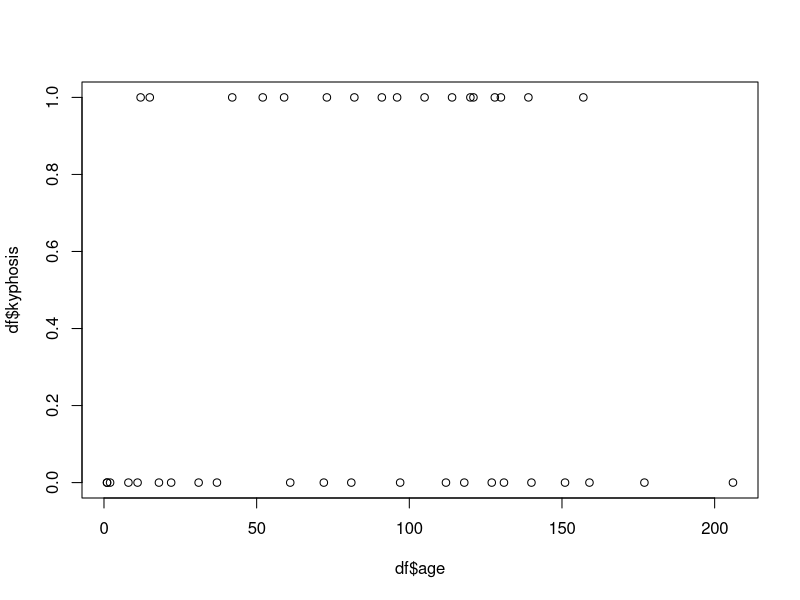
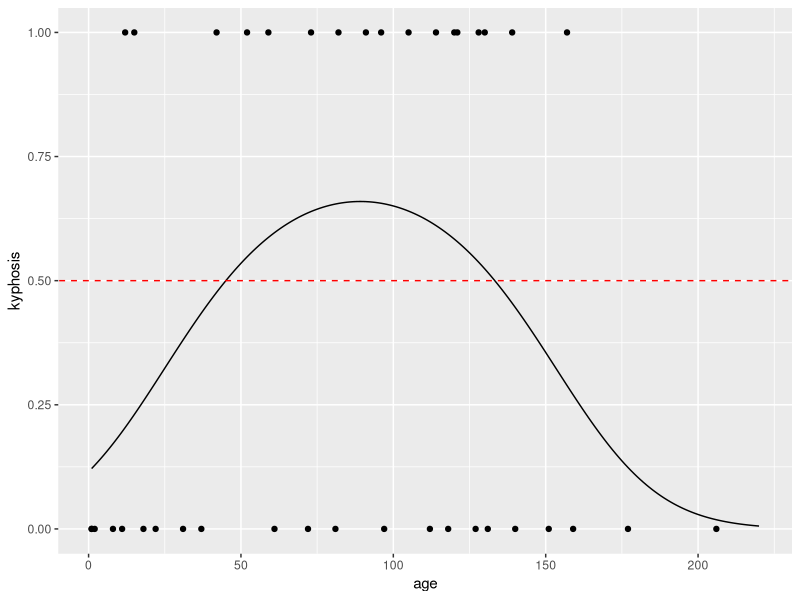
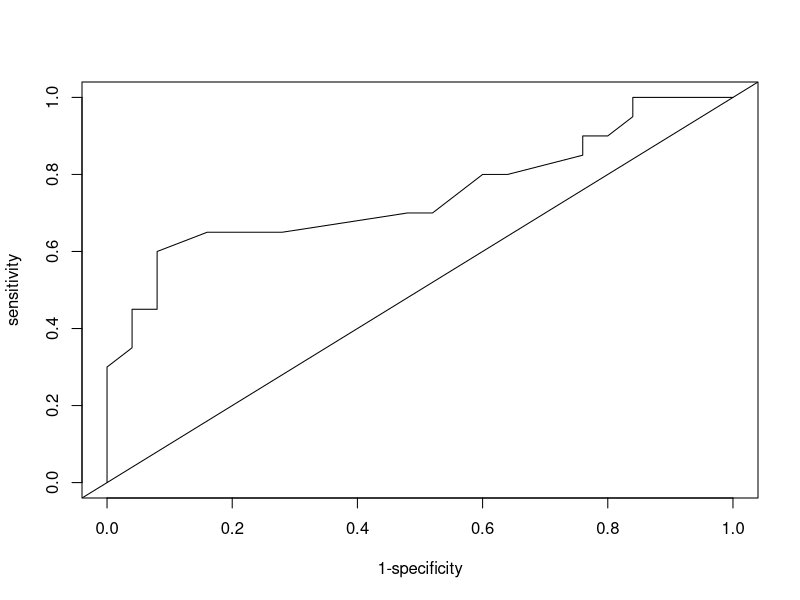
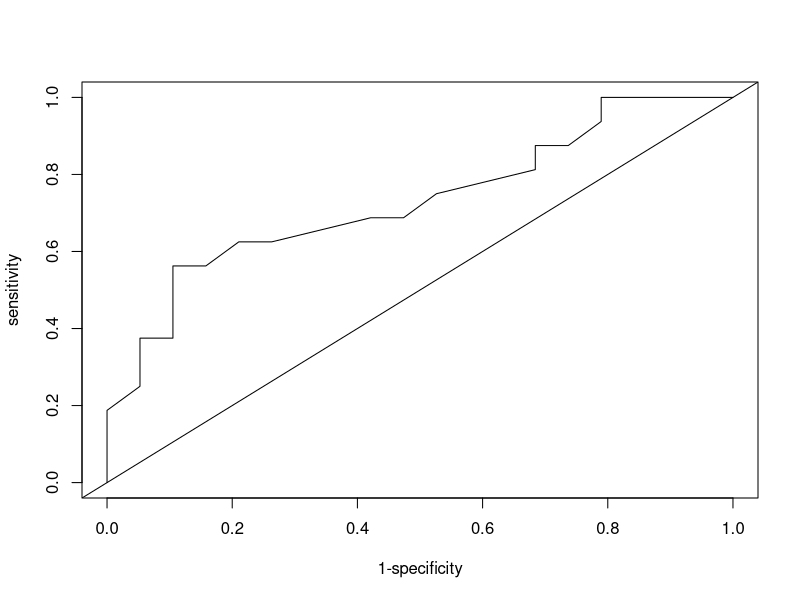
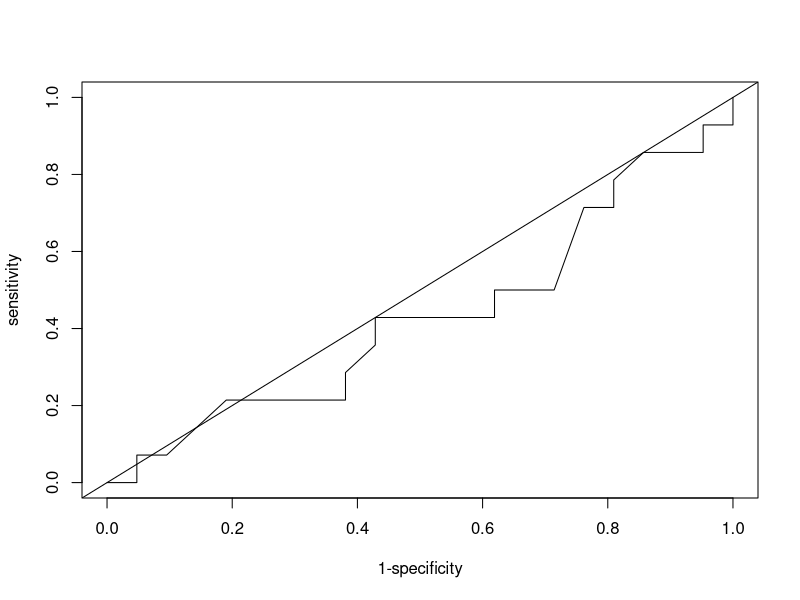

The R script that drew these images, in order:
## ---- chunk 1
setwd("~/Dropbox/spring2016/discretDataAnalysis/hw_solutions/hw7")
set.seed(1234)
## ---- chunk 2
kyphosis <- array(data= c(rep(1,17), rep(0,22)))
age <- array(data=c(12, 15, 42, 52, 59, 73, 82, 91, 96, 105, 114,
                    120, 121, 128, 130, 139, 157,
                    1, 1, 2, 8, 11, 18, 22, 31, 37, 61, 72,
                    81, 97, 112, 118, 127, 131, 140, 151, 159, 177, 206))

df <- data.frame(age, kyphosis)

result <- glm(kyphosis ~ age, data=df, family = binomial(link= "logit"))
summary(result)
## ---- chunk 3

#plot(result$linear.predictors,residuals(result, type="pearson"))
plot(df$age, df$kyphosis)
## ---- chunk 4
overdispersion <- sum(residuals(result, type = 'pearson') ^ 2) / (dim(df)[1] - 1 )
overdispersion
summary(result, dispersion = overdispersion, correlation = TRUE, symbolic.cor = TRUE)
#library(dispmod)
#glm.binomial.disp(result, maxit = 1000)
## ---- chunk 5
result <- glm(kyphosis ~ age + I(age^2), data=df, family = binomial(link="logit"))
summary(result)
## ---- chunk 6

x <- data.frame(age=1:220, age_sq=(1:220)^2)
x["pred"] <- predict(result, x , type='response')
x['y_hat'] <- (exp(result$coefficients[1] + result$coefficients[2]*x$age + result$coefficients[3]*x$age_sq)) / 
    (1 + exp(result$coefficients[1] + result$coefficients[2]*x$age + result$coefficients[3]*x$age_sq))

library(ggplot2)

p <- ggplot(data=df, aes(x=age, y=kyphosis))+ geom_point() + geom_line(data=x,aes(x=x$age, y=x$y_hat))+ geom_abline(intercept = 0.5, slope = 0, linetype=2, color='red')

print(p)
## ---- chunk 7
roc.plot <- function (sd, sdc, newplot = TRUE, ...) 
{
    sall <- sort(c(sd, sdc))
    sens <- 0
    specc <- 0
    for (i in length(sall):1) {
        sens <- c(sens, mean(sd >= sall[i], na.rm = T))
        specc <- c(specc, mean(sdc >= sall[i], na.rm = T))
    }
    if (newplot) {
        plot(specc, sens, xlim = c(0, 1), ylim = c(0, 1), type = "l", 
            xlab = "1-specificity", ylab = "sensitivity", ...)
        abline(0, 1)
    }
    else lines(specc, sens, ...)
    npoints <- length(sens)
    area <- sum(0.5 * (sens[-1] + sens[-npoints]) * (specc[-1] - 
        specc[-npoints]))
    lift <- (sens - specc)[-1]
    cutoff <- sall[lift == max(lift)][1]
    sensopt <- sens[-1][lift == max(lift)][1]
    specopt <- 1 - specc[-1][lift == max(lift)][1]
    list(area = area, cutoff = cutoff, sensopt = sensopt, specopt = specopt)
}
## ---- chunk 8
donner <- read.csv('donner.txt', header=F, sep=' ')
colnames(donner) <- c('age','sex','survive')

result <- glm(survive ~ age + sex, data=donner, family=binomial())
summary(result)

roc.plot(result$fitted.values[donner$survive == 1], result$fitted.values[donner$survive == 0] )
## ---- chunk 9

train.indx <- sample(45, 35)
test <- donner[-train.indx,]
train <- donner[train.indx,]

result <- glm(survive ~ age + sex, data=train, family=binomial())
summary(result)

roc.plot(result$fitted.values[train$survive == 1], result$fitted.values[train$survive == 0] )
## ---- chunk 10

pred <- predict(result, test[,c('age','sex')])
roc.plot(result$fitted.values[test$survive == 1], result$fitted.values[test$survive == 0] )
